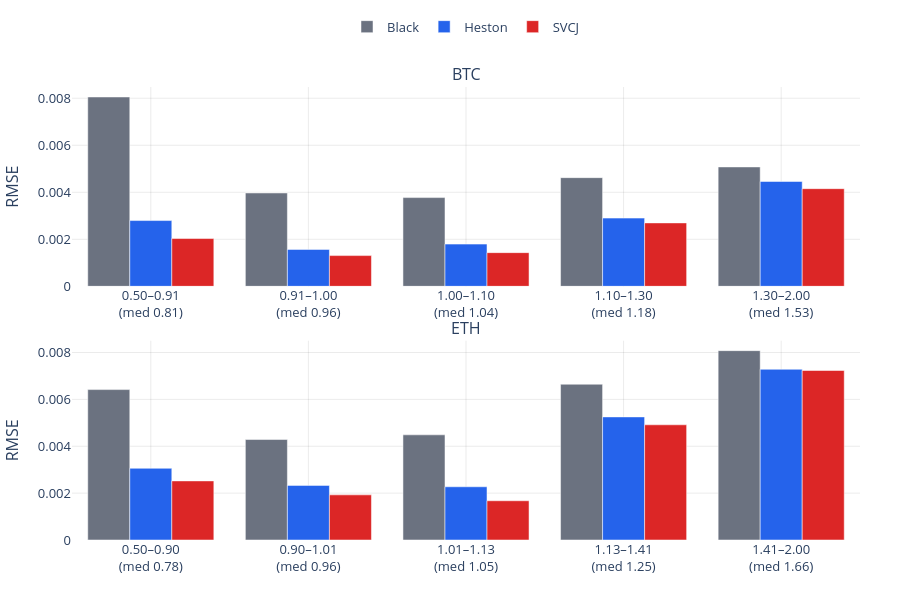

Notebook code for this chart:
### Code cell
fig = plot_bucket_panel(
    bucket_metrics,
    dimension="moneyness",
    stem="bucket_diagnostics_moneyness",
    title="",
)
fig.show()

### Figure 1 — Plotly figure (JSON) as saved in the notebook; plotly's stock layout.template omitted (floating-point values rounded to 4 significant figures)
{"data": [{"hovertemplate": "%{hovertext}<br>RMSE = %{y:.6f}<extra></extra>", "hovertext": ["Moneyness bucket<br>median K/F0 = 0.806<br>range = [0.500, 0.907]", "Moneyness bucket<br>median K/F0 = 0.961<br>range = [0.907, 1.001]", "Moneyness bucket<br>median K/F0 = 1.042<br>range = [1.001, 1.098]", "Moneyness bucket<br>median K/F0 = 1.181<br>range = [1.098, 1.304]", "Moneyness bucket<br>median K/F0 = 1.527<br>range = [1.304, 2.000]"], "legendgroup": "Black", "marker": {"color": "#6b7280"}, "name": "Black", "showlegend": true, "type": "bar", "x": ["0.50–0.91<br>(med 0.81)", "0.91–1.00<br>(med 0.96)", "1.00–1.10<br>(med 1.04)", "1.10–1.30<br>(med 1.18)", "1.30–2.00<br>(med 1.53)"], "xaxis": "x", "y": [0.008054, 0.003971, 0.003774, 0.004622, 0.005078], "yaxis": "y"}, {"hovertemplate": "%{hovertext}<br>RMSE = %{y:.6f}<extra></extra>", "hovertext": ["Moneyness bucket<br>median K/F0 = 0.806<br>range = [0.500, 0.907]", "Moneyness bucket<br>median K/F0 = 0.961<br>range = [0.907, 1.001]", "Moneyness bucket<br>median K/F0 = 1.042<br>range = [1.001, 1.098]", "Moneyness bucket<br>median K/F0 = 1.181<br>range = [1.098, 1.304]", "Moneyness bucket<br>median K/F0 = 1.527<br>range = [1.304, 2.000]"], "legendgroup": "Heston", "marker": {"color": "#2563eb"}, "name": "Heston", "showlegend": true, "type": "bar", "x": ["0.50–0.91<br>(med 0.81)", "0.91–1.00<br>(med 0.96)", "1.00–1.10<br>(med 1.04)", "1.10–1.30<br>(med 1.18)", "1.30–2.00<br>(med 1.53)"], "xaxis": "x", "y": [0.002797, 0.001569, 0.001795, 0.002901, 0.004459], "yaxis": "y"}, {"hovertemplate": "%{hovertext}<br>RMSE = %{y:.6f}<extra></extra>", "hovertext": ["Moneyness bucket<br>median K/F0 = 0.806<br>range = [0.500, 0.907]", "Moneyness bucket<br>median K/F0 = 0.961<br>range = [0.907, 1.001]", "Moneyness bucket<br>median K/F0 = 1.042<br>range = [1.001, 1.098]", "Moneyness bucket<br>median K/F0 = 1.181<br>range = [1.098, 1.304]", "Moneyness bucket<br>median K/F0 = 1.527<br>range = [1.304, 2.000]"], "legendgroup": "SVCJ", "marker": {"color": "#dc2626"}, "name": "SVCJ", "showlegend": true, "type": "bar", "x": ["0.50–0.91<br>(med 0.81)", "0.91–1.00<br>(med 0.96)", "1.00–1.10<br>(med 1.04)", "1.10–1.30<br>(med 1.18)", "1.30–2.00<br>(med 1.53)"], "xaxis": "x", "y": [0.002033, 0.001307, 0.001432, 0.002697, 0.004153], "yaxis": "y"}, {"hovertemplate": "%{hovertext}<br>RMSE = %{y:.6f}<extra></extra>", "hovertext": ["Moneyness bucket<br>median K/F0 = 0.784<br>range = [0.500, 0.895]", "Moneyness bucket<br>median K/F0 = 0.960<br>range = [0.895, 1.005]", "Moneyness bucket<br>median K/F0 = 1.054<br>range = [1.005, 1.128]", "Moneyness bucket<br>median K/F0 = 1.245<br>range = [1.128, 1.414]", "Moneyness bucket<br>median K/F0 = 1.655<br>range = [1.414, 2.000]"], "legendgroup": "Black", "marker": {"color": "#6b7280"}, "name": "Black", "showlegend": false, "type": "bar", "x": ["0.50–0.90<br>(med 0.78)", "0.90–1.01<br>(med 0.96)", "1.01–1.13<br>(med 1.05)", "1.13–1.41<br>(med 1.25)", "1.41–2.00<br>(med 1.66)"], "xaxis": "x2", "y": [0.006418, 0.004287, 0.004487, 0.006647, 0.008079], "yaxis": "y2"}, {"hovertemplate": "%{hovertext}<br>RMSE = %{y:.6f}<extra></extra>", "hovertext": ["Moneyness bucket<br>median K/F0 = 0.784<br>range = [0.500, 0.895]", "Moneyness bucket<br>median K/F0 = 0.960<br>range = [0.895, 1.005]", "Moneyness bucket<br>median K/F0 = 1.054<br>range = [1.005, 1.128]", "Moneyness bucket<br>median K/F0 = 1.245<br>range = [1.128, 1.414]", "Moneyness bucket<br>median K/F0 = 1.655<br>range = [1.414, 2.000]"], "legendgroup": "Heston", "marker": {"color": "#2563eb"}, "name": "Heston", "showlegend": false, "type": "bar", "x": ["0.50–0.90<br>(med 0.78)", "0.90–1.01<br>(med 0.96)", "1.01–1.13<br>(med 1.05)", "1.13–1.41<br>(med 1.25)", "1.41–2.00<br>(med 1.66)"], "xaxis": "x2", "y": [0.00306, 0.00233, 0.002271, 0.005253, 0.007284], "yaxis": "y2"}, {"hovertemplate": "%{hovertext}<br>RMSE = %{y:.6f}<extra></extra>", "hovertext": ["Moneyness bucket<br>median K/F0 = 0.784<br>range = [0.500, 0.895]", "Moneyness bucket<br>median K/F0 = 0.960<br>range = [0.895, 1.005]", "Moneyness bucket<br>median K/F0 = 1.054<br>range = [1.005, 1.128]", "Moneyness bucket<br>median K/F0 = 1.245<br>range = [1.128, 1.414]", "Moneyness bucket<br>median K/F0 = 1.655<br>range = [1.414, 2.000]"], "legendgroup": "SVCJ", "marker": {"color": "#dc2626"}, "name": "SVCJ", "showlegend": false, "type": "bar", "x": ["0.50–0.90<br>(med 0.78)", "0.90–1.01<br>(med 0.96)", "1.01–1.13<br>(med 1.05)", "1.13–1.41<br>(med 1.25)", "1.41–2.00<br>(med 1.66)"], "xaxis": "x2", "y": [0.002522, 0.001926, 0.001674, 0.004915, 0.007232], "yaxis": "y2"}], "layout": {"annotations": [{"font": {"size": 16}, "showarrow": false, "text": "BTC", "x": 0.5, "xanchor": "center", "xref": "paper", "y": 1, "yanchor": "bottom", "yref": "paper"}, {"font": {"size": 16}, "showarrow": false, "text": "ETH", "x": 0.5, "xanchor": "center", "xref": "paper", "y": 0.44, "yanchor": "bottom", "yref": "paper"}], "barmode": "group", "font": {"size": 13}, "height": 600, "hovermode": "x unified", "legend": {"bgcolor": "rgba(255,255,255,0.85)", "orientation": "h", "x": 0.5, "xanchor": "center", "y": 1.1, "yanchor": "bottom"}, "margin": {"b": 60, "l": 60, "r": 40, "t": 80}, "paper_bgcolor": "white", "plot_bgcolor": "white", "title": {}, "xaxis": {"anchor": "y", "domain": [0, 1], "gridcolor": "rgba(0,0,0,0.08)", "showgrid": true, "tickangle": 0, "zeroline": false}, "xaxis2": {"anchor": "y2", "domain": [0, 1], "gridcolor": "rgba(0,0,0,0.08)", "showgrid": true, "tickangle": 0, "zeroline": false}, "yaxis": {"anchor": "x", "domain": [0.56, 1], "gridcolor": "rgba(0,0,0,0.08)", "showgrid": true, "title": {"text": "RMSE"}, "zeroline": false}, "yaxis2": {"anchor": "x2", "domain": [0, 0.44], "gridcolor": "rgba(0,0,0,0.08)", "showgrid": true, "title": {"text": "RMSE"}, "zeroline": false}}}
